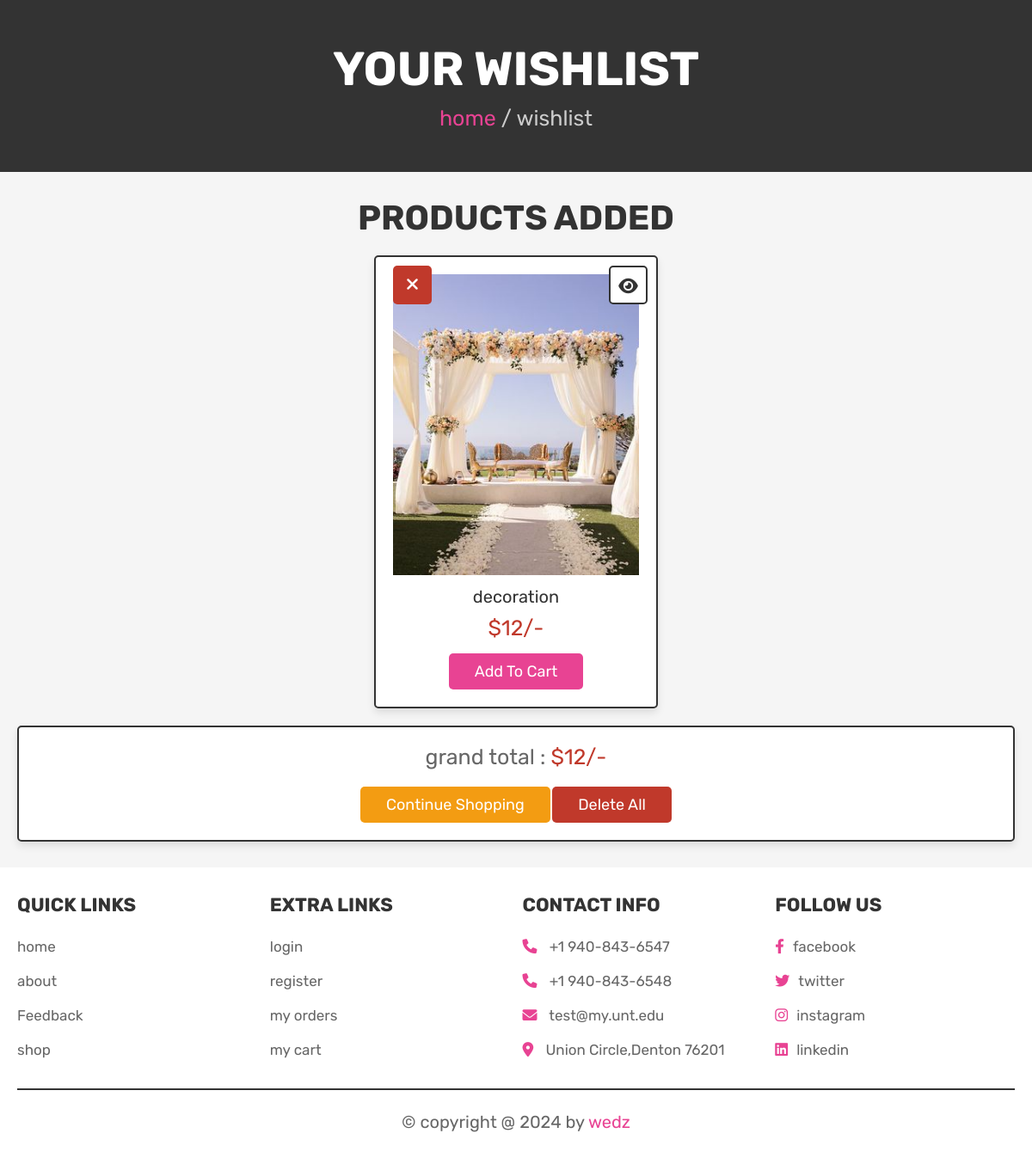
Before: /wishlist.php (signed in) with the older database file.
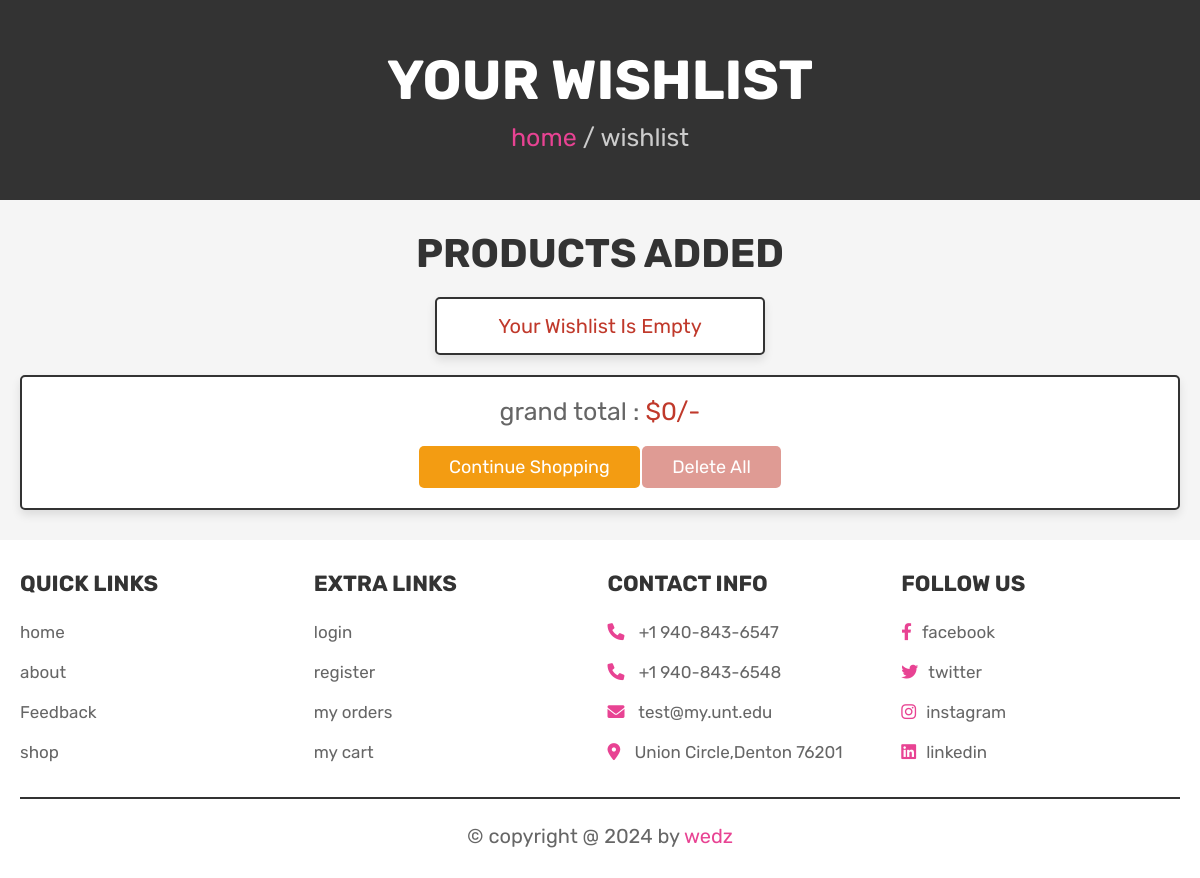
After: the same page with the newer database file.
### tables this page shows
CREATE TABLE IF NOT EXISTS `wishlist` (
  `id` int(100) NOT NULL AUTO_INCREMENT,
  `user_id` int(100) NOT NULL,
  `pid` int(100) NOT NULL,
  `name` varchar(100) NOT NULL,
  `price` int(100) NOT NULL,
  `image` varchar(100) NOT NULL,
  PRIMARY KEY (`id`)
);

### wishlist.php (the view, shortened to what this page needs)
<?php
$user_id = $_SESSION['user_id'];
?>
<!DOCTYPE html>
<html lang="en">
<head>
   <link rel="stylesheet" href="https://cdnjs.cloudflare.com/ajax/libs/font-awesome/6.0.0/css/all.min.css">
   <link rel="stylesheet" href="css/style.css">
</head>
<body>
<section class="heading">
    <h3>your wishlist</h3>
    <p> <a href="home.php">home</a> / wishlist </p>
</section>
<section class="wishlist">
    <h1 class="title">products added</h1>
    <div class="box-container">
    <?php
        $grand_total = 0;
        $select_wishlist = mysqli_query($conn, "SELECT * FROM `wishlist` WHERE user_id = '$user_id'") or die('query failed');
        if(mysqli_num_rows($select_wishlist) > 0){
            while($fetch_wishlist = mysqli_fetch_assoc($select_wishlist)){
    ?>
    <form action="" method="POST" class="box">
        <a href="wishlist.php?delete=<?php echo $fetch_wishlist['id']; ?>" class="fas fa-times" onclick="return confirm('delete this from wishlist?');"></a>
        <a href="view_page.php?pid=<?php echo $fetch_wishlist['pid']; ?>" class="fas fa-eye"></a>
        <img src="uploaded_img/<?php echo $fetch_wishlist['image']; ?>" alt="" class="image">
        <div class="name"><?php echo $fetch_wishlist['name']; ?></div>
        <div class="price">$<?php echo $fetch_wishlist['price']; ?>/-</div>
        <input type="submit" value="add to cart" name="add_to_cart" class="btn">
    </form>
    <?php
    $grand_total += $fetch_wishlist['price'];
        }
    }else{
        echo '<p class="empty">your wishlist is empty</p>';
    }
    ?>
    </div>
    <div class="wishlist-total">
        <p>grand total : <span>$<?php echo $grand_total; ?>/-</span></p>
        <a href="shop.php" class="option-btn">continue shopping</a>
        <a href="wishlist.php?delete_all" class="delete-btn <?php echo ($grand_total > 1)?'':'disabled' ?>" onclick="return confirm('delete all from wishlist?');">delete all</a>
    </div>
</section>
<?php @include 'footer.php'; ?>
</body>
</html>

Changed rows visible on the page:
removed wishlist: pid 21 (drawn), image (picture), name "decoration", price "12"
Other visible differences:
$grand_total: "12" → "0"
text now shown: "Your Wishlist Is Empty"
